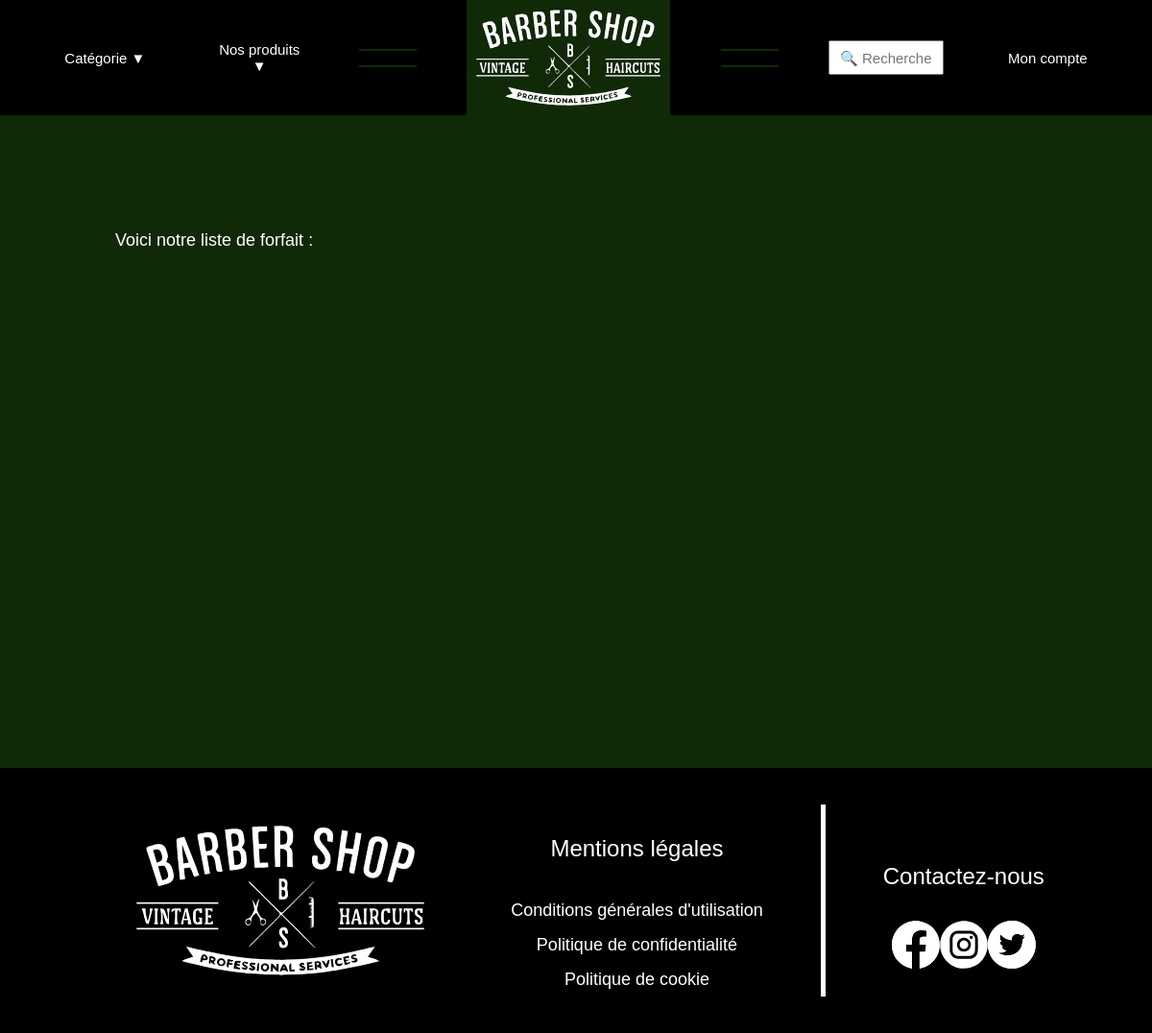
Before: /recherche.php?categorie=forfait with the older database file.
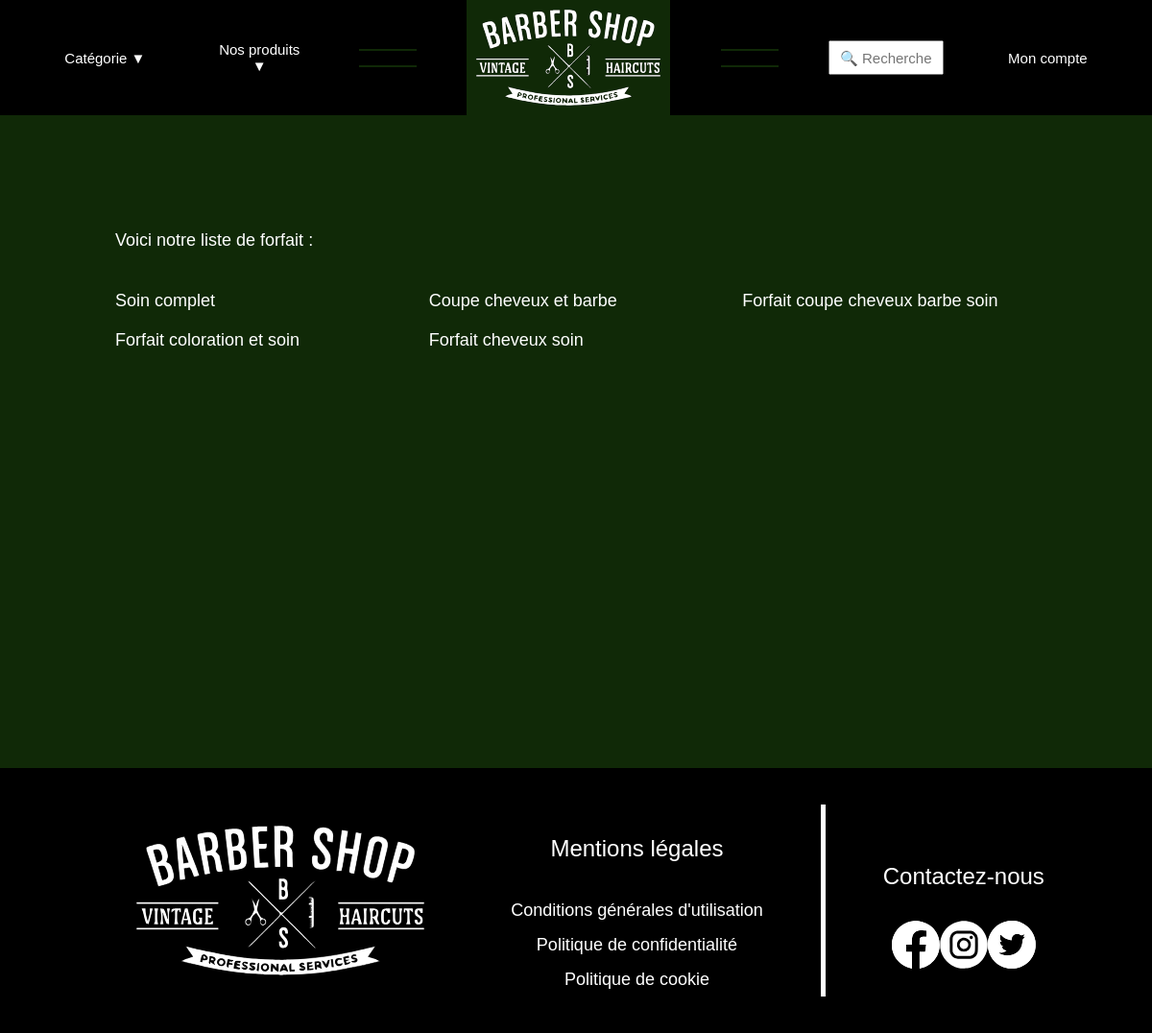
After: the same page with the newer database file.
### tables this page shows
CREATE TABLE `articles` (
  `Id_article` int(10) UNSIGNED NOT NULL,
  `Nom` varchar(40) NOT NULL,
  `Description` text NOT NULL,
  `Photo` varchar(40) NOT NULL,
  `Id_categorie` int(11) NOT NULL,
  `Id` int(11) NOT NULL DEFAULT '0'
);

### recherche.php (the view, shortened to what this page needs)
<!DOCTYPE html>
<html lang="fr">
<head>
    <link rel="stylesheet" href="css/recherche.css" />
    <link rel="stylesheet" href="css/font.css"/>
</head>
<body>
    <?php include_once ('header.php');?>
    <main>
        <?php
        if (isset($_GET['recherche']))
        {
            echo '<p>Voici le résultat de votre recherche :</p><br><br>';
            try{
                $con=new PDO("mysql:host=localhost;dbname=barber;charset=utf8", "root", "root");
                $con->setAttribute(PDO::ATTR_ERRMODE, PDO::ERRMODE_EXCEPTION);
                echo '<div style=\'display:grid;grid-template-columns:repeat(3,1fr);gap :20px;\'>';
                $sql = $con->prepare('  SELECT Nom from articles
                                        WHERE Nom LIKE \'%'.$_GET['recherche'].'%\' OR Description LIKE \'%'.$_GET['recherche'].'%\' OR Photo LIKE \'%'.$_GET['recherche'].'%\'');
                $sql->execute();
                $articles = $sql->fetchAll(PDO::FETCH_ASSOC);
                foreach($articles as $article){
                    echo '<a onclick=\'recupererArticle(this);\' href=\'#!\'>'.$article['Nom'].'</a>';
                }
                echo '</div>';
            }
            catch(PDOException $e){
                echo "Erreur : ".$e->getMessage();
            }
        }else if(isset($_GET['categorie'])){
            echo '<p>Voici notre liste de '.$_GET['categorie'].' :</p><br><br>';
            try{
                $con=new PDO("mysql:host=localhost;dbname=barber;charset=utf8", "root", "root");
                $con->setAttribute(PDO::ATTR_ERRMODE, PDO::ERRMODE_EXCEPTION);
                echo '<div style=\'display:grid;grid-template-columns:repeat(3,1fr);gap :20px;\'>';
                $sql = $con->prepare('  SELECT a.Nom from articles as a, categories as c
                                        WHERE a.Id_categorie = c.Id_categorie AND c.Nom = \''.$_GET['categorie'].'\'');
                $sql->execute();
                $articles = $sql->fetchAll(PDO::FETCH_ASSOC);
                foreach($articles as $article){
                    echo '<a onclick=\'recupererArticle(this);\' href=\'#!\'>'.$article['Nom'].'</a>';
                }
                echo '</div>';
            }
            catch(PDOException $e){
                echo "Erreur : ".$e->getMessage();
            }
        }
        ?>
    </main>
    <?php include_once ('footer.php');?>
</body>
</html>

Changed rows visible on the page:
added articles: Nom "Soin complet"
added articles: Nom "Coupe cheveux et barbe"
added articles: Nom "Forfait coupe cheveux barbe soin"
added articles: Nom "Forfait coloration et soin"
added articles: Nom "Forfait cheveux soin"
